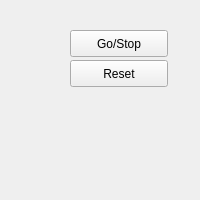
<?xml version="1.0" encoding="UTF-8"?>
<ui version="4.0">
 <class>Form</class>
 <widget class="QWidget" name="Form">
  <property name="geometry">
   <rect>
    <x>0</x>
    <y>0</y>
    <width>200</width>
    <height>200</height>
   </rect>
  </property>
  <property name="windowTitle">
   <string>Command</string>
  </property>
  <widget class="QPushButton" name="Test">
   <property name="geometry">
    <rect>
     <x>70</x>
     <y>30</y>
     <width>98</width>
     <height>27</height>
    </rect>
   </property>
   <property name="text">
    <string>Go/Stop</string>
   </property>
  </widget>
  <widget class="QPushButton" name="Test">
   <property name="geometry">
    <rect>
     <x>70</x>
     <y>60</y>
     <width>98</width>
     <height>27</height>
    </rect>
   </property>
   <property name="text">
    <string>Reset</string>
   </property>
  </widget>

 </widget>
 <resources/>
 <connections/>
</ui>
